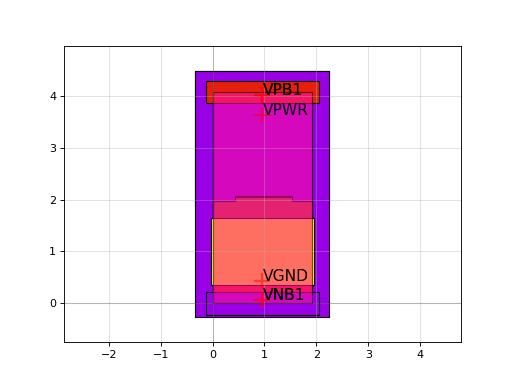

The Python source for this figure:
import sky130

c = sky130.components.sky130_fd_sc_hvl__decap_4()
c.plot()
